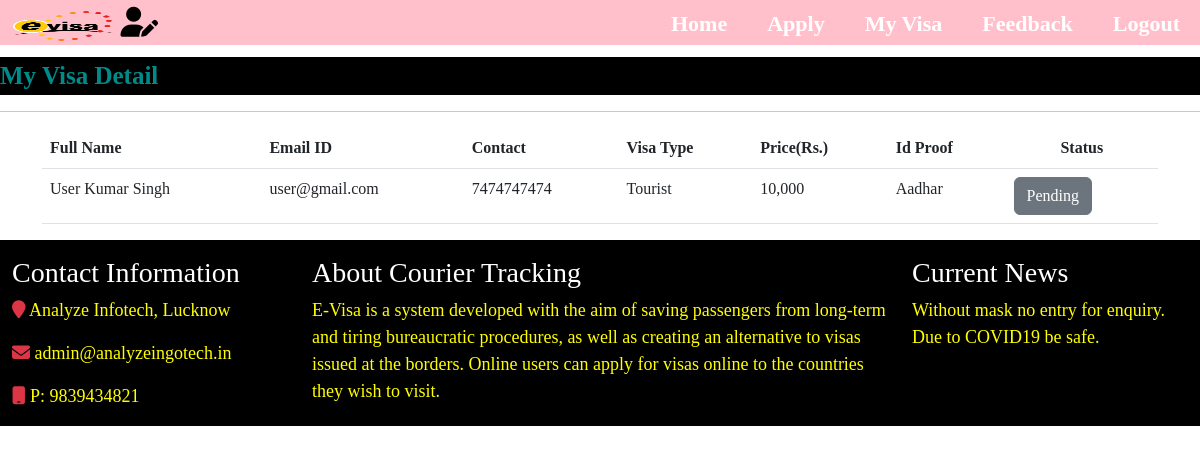
/my_visa (signed in), run on the app's committed database.
### visa/models.py (models this page shows)
class VisaRequest(models.Model):
    first_name=models.CharField(max_length=40,null=True)
    last_name=models.CharField(max_length=40,null=True)
    email=models.CharField(max_length=40,null=True)
    mobile=models.CharField(max_length=40,null=True)
    parcel_type=models.CharField(max_length=40,null=True)
    request_date=models.CharField(max_length=50,null=True)
    gov_id=models.CharField(max_length=40,null=True)
    gov_no=models.CharField(max_length=40,null=True)
    weight=models.CharField(max_length=40,null=True)
    country=models.CharField(max_length=40,null=True)
    address=models.CharField(max_length=200,null=True)
    status=models.CharField(max_length=40,null=True)
    parcel_id=models.IntegerField(max_length=50,null=True)

### visa/views.py (the view)
# urls.py: path('my_visa',my_visa,name='my_visa'),
def my_visa(request):
    if not request.user.is_authenticated:
        return redirect('login')
    data = VisaRequest.objects.all()
    d={'data':data}
    return render(request,'my_visa.html',d)

### visa/templates/my_visa.html (shortened to what this page needs)
{% include 'user_navigation.html' %}
<marquee behavior="alternate" style="font-family: 'Monotype Corsiva'; font-size:25px; color:darkcyan; background-color:black; font-weight:bold; margin-top:1%">
    My Visa Detail
</marquee>
<hr>
<div class="container">
<table class="table table-hover " id="example">
    <thead>
    <tr style="background-color: lightgreen; color : black">
        <th>Full Name</th>
        <th>Email ID</th>
        <th>Contact</th>
        <th>Visa Type</th>
        <th>Price(Rs.)</th>
        <th>Id Proof</th>
        <th style="text-align:center;">Status</th>
    </tr>
    </thead>
    <tbody style="background-color:lightblue; color: black">
    {% for i in data %}
    {% if i.email == user.username %}
    <tr>
        <td>{{i.first_name}} {{i.last_name}}</td>
        <td>{{i.email}}</td>
        <td>{{i.mobile}}</td>
        <td>{{i.parcel_type}}</td>
        <td>10,000</td>
        <td>{{i.gov_id}}</td>
        {% if i.status == "Pending" %}
        <td><a href="#" class="btn btn-secondary">{{i.status}}</a> </td>
        {% endif %}
    </tr>
    {% endif %}
    {% endfor %}
    </tbody>
</table>
</div>
{% include 'footer.html' %}

### visa/templates/user_navigation.html (style rules this page uses)
* { margin: 0px; list-style: none; padding: 0px; font-family:copperplate gothic; }

### data on the page
VisaRequest: first_name "User Kumar", last_name "Singh", email "user@gmail.com", mobile "7474747474", parcel_type "Tourist", gov_id "Aadhar", status "Pending"
